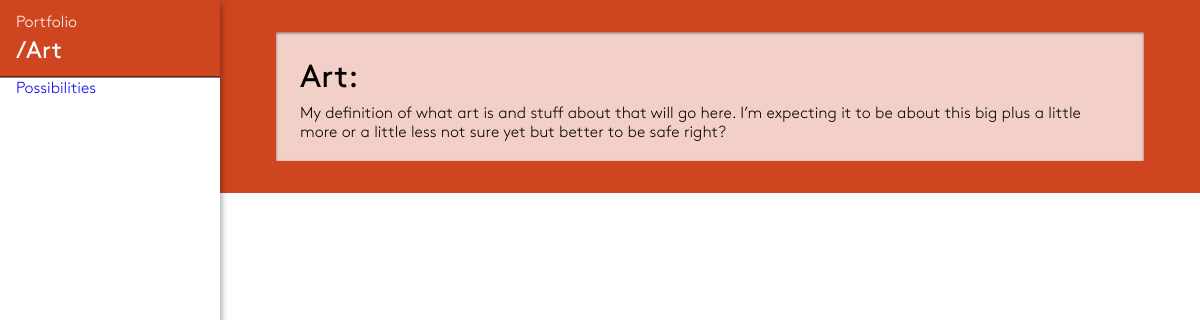
The page /portfolio/Art/ on the database its author committed.
### portfolio/models.py (models this page shows, shortened)
class Section(models.Model):
    section_title = models.CharField(max_length=250)
    section_color = models.CharField(max_length=250, default='#656C6C')
    section_description = models.CharField(max_length=250, default='No description provided.')

class Piece(models.Model):
    piece_title = models.CharField(max_length=250)
    date_created = models.DateTimeField('date created')
    description_quick = models.CharField(max_length=250)
    image_cover = models.ImageField(upload_to='images/pieces/', default='pic_folder/None/no-img.jpg')

### portfolio/views.py (the view)
# urls.py: path('<section_title>/', views.section_page, name='section'),
def section_page(request, section_title):
    section = get_object_or_404(Section, section_title=section_title)
    projects = Project.objects.all()
    pieces = Piece.objects.all()
    context = {'section': section,
               'projects': projects,
               'pieces': pieces}
    return render(request, 'portfolio/section_page.html', context)

### portfolio/templates/portfolio/section_page.html (shortened to what this page needs)
<!DOCTYPE html>
{% load static %}
<html lang="en">
<head>
    <link rel="stylesheet" type="text/css" href="{% static 'portfolio/style.css' %}">
</head>
<body>
{% block main %}
<div class="sideNav-container">
    <div class="sideNav-header color-background--{{ section.section_color }}">
        <p class="color-font--{{ section.section_color }}">Portfolio</p>
        <h5>/{{ section.section_title }}</h5>
    </div>
    <div class="sideNav-body">
        <ul>
        {% for piece in pieces%}
            <li class="sideNav-body--Project--Main"><a href="{% url 'portfolio:section' section.section_title%}">{{ piece.piece_title}}</a></li>
        {% endfor %}
        </ul>
    </div>
</div>
<div class="mainNav-container">
    <div class="mainNav-infoPanel color-background--{{ section.section_color }}">
        <div class="mainNav-infoPanel--DescriptionBox">
            <h4>{{ section.section_title }}:</h4>
            <p>{{ section.section_description }}</p>
        </div>
    </div>
</div>
{% endblock main %}
</body>
</html>

### portfolio/static/portfolio/style.css (style rules this page uses)
* { margin: 0; padding: 0; }
html, body { height: 100% }
* { font-family: BrownStd, Helvetica, Arial, sans-serif; }
p { margin: 4px 0; }
h5 { font-size: 24px; margin: 4px 0; }
h4 { font-size: 32px; margin: 8px 0; }
p { font-size: 16px; margin: 4px 0; }
li { list-style: none; }
a { text-decoration: none; }
.sideNav-container { width: 220px; height: 100%; position: fixed; top: 0; background-color: white; box-shadow: 0 4px 8px 0 rgba(0,0,0,0.5); }
.sideNav-header { padding: 8px 16px; border-bottom: rgba(0,0,0,0.5) solid 1px; }
.sideNav-body { padding: 0 16px; border-top: rgba(0,0,0,0.5) solid 1px; }
.mainNav-container { margin-left: 220px; top: 0; }
.mainNav-infoPanel { padding: 32px 56px; }
.mainNav-infoPanel--DescriptionBox { color: black; padding: 16px 24px; background-color: rgba(255,255,255,0.75); box-shadow: inset 0 1px 3px 0 rgba(0, 0, 0, 0.5); }
.color-background--CF4520 { background-color: #CF4520; color: #ffffff; }

### rows shown on the page
Section: section_title "Art", section_description "My definition of what art is and stuff about that will go here. I’m expecting it to be about this big plus a little more or a little less not sure yet but better to be safe right?"
Piece: piece_title "Possibilities"
